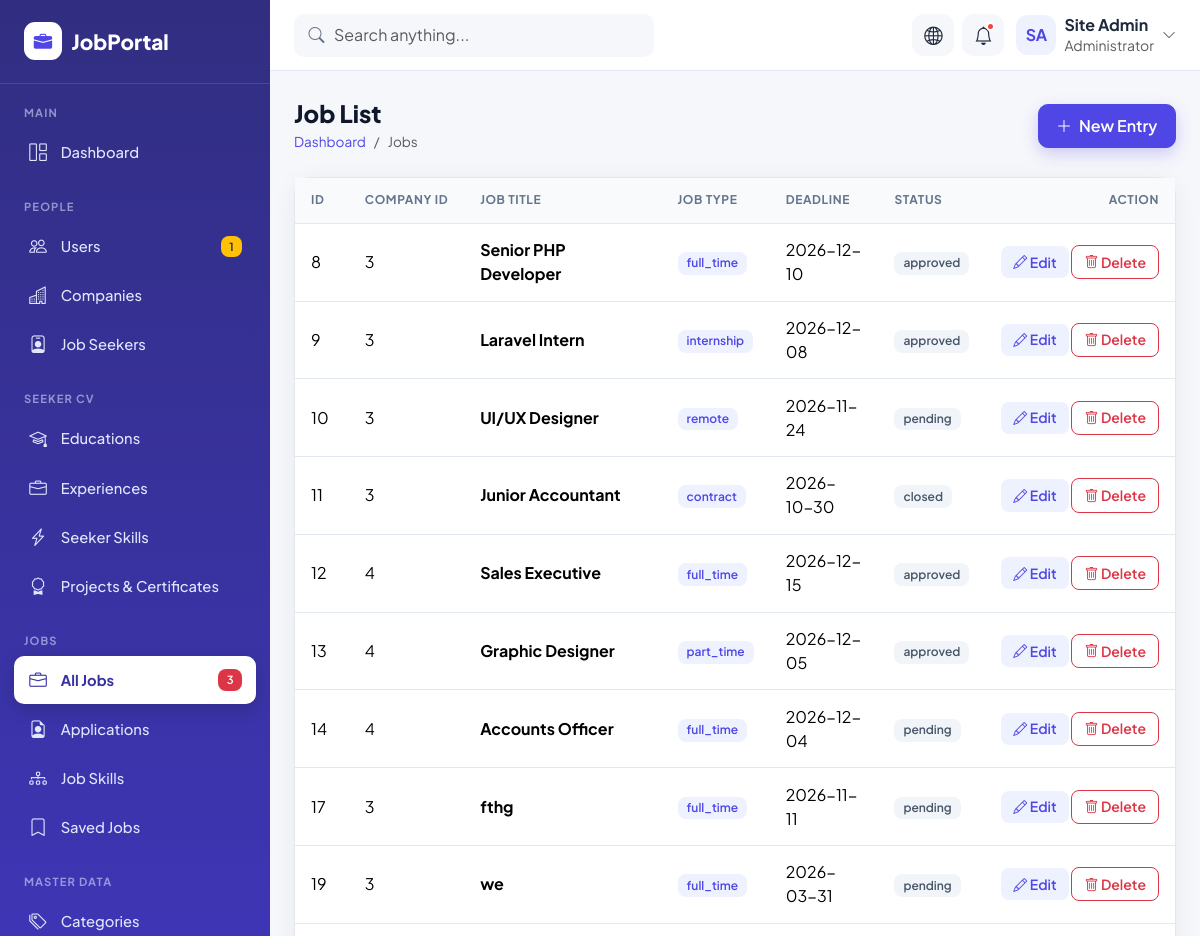
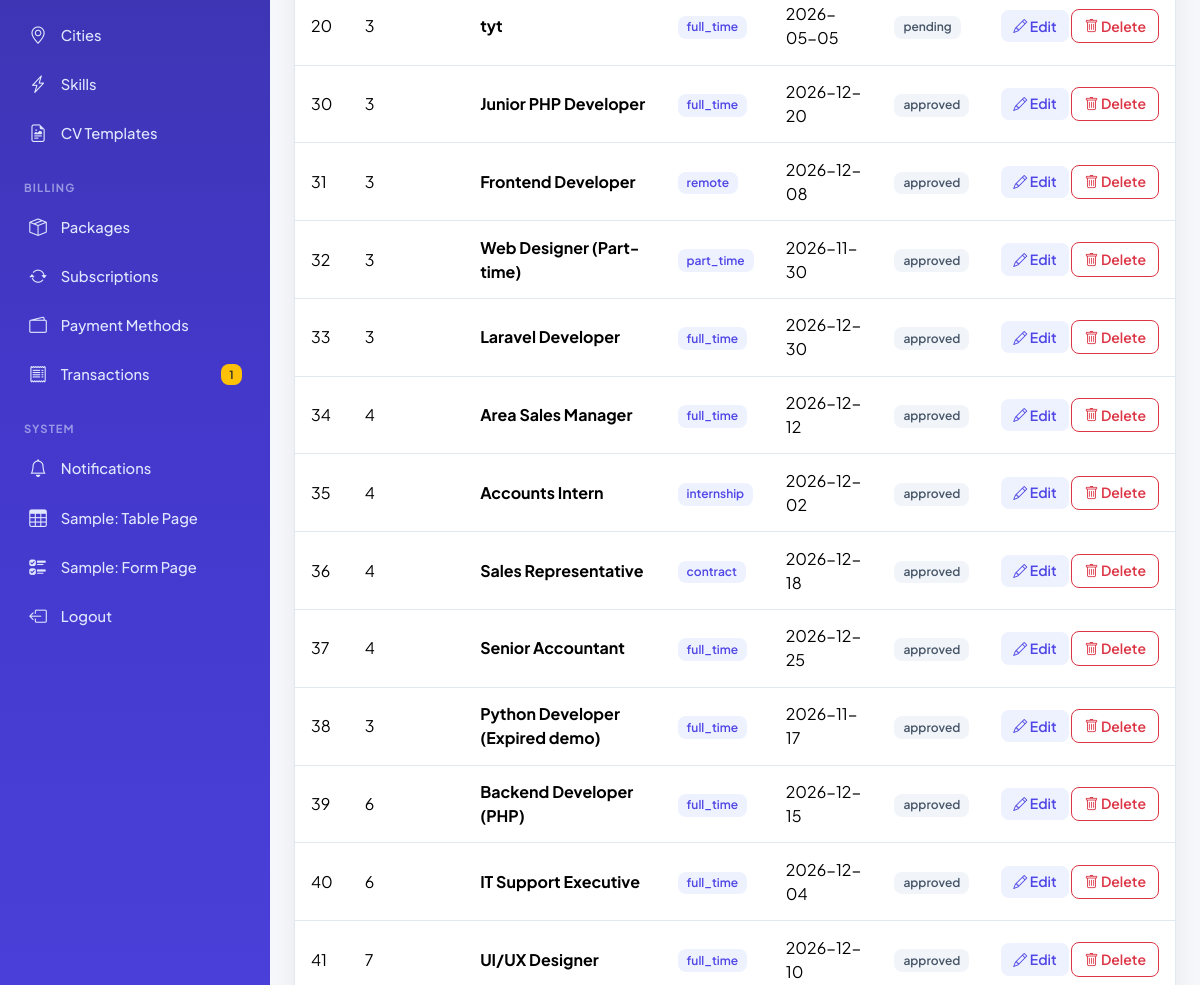
The app's page /jobs_portal/crud/jobs/index.php (upper part), older data (2 pictures, top to bottom).
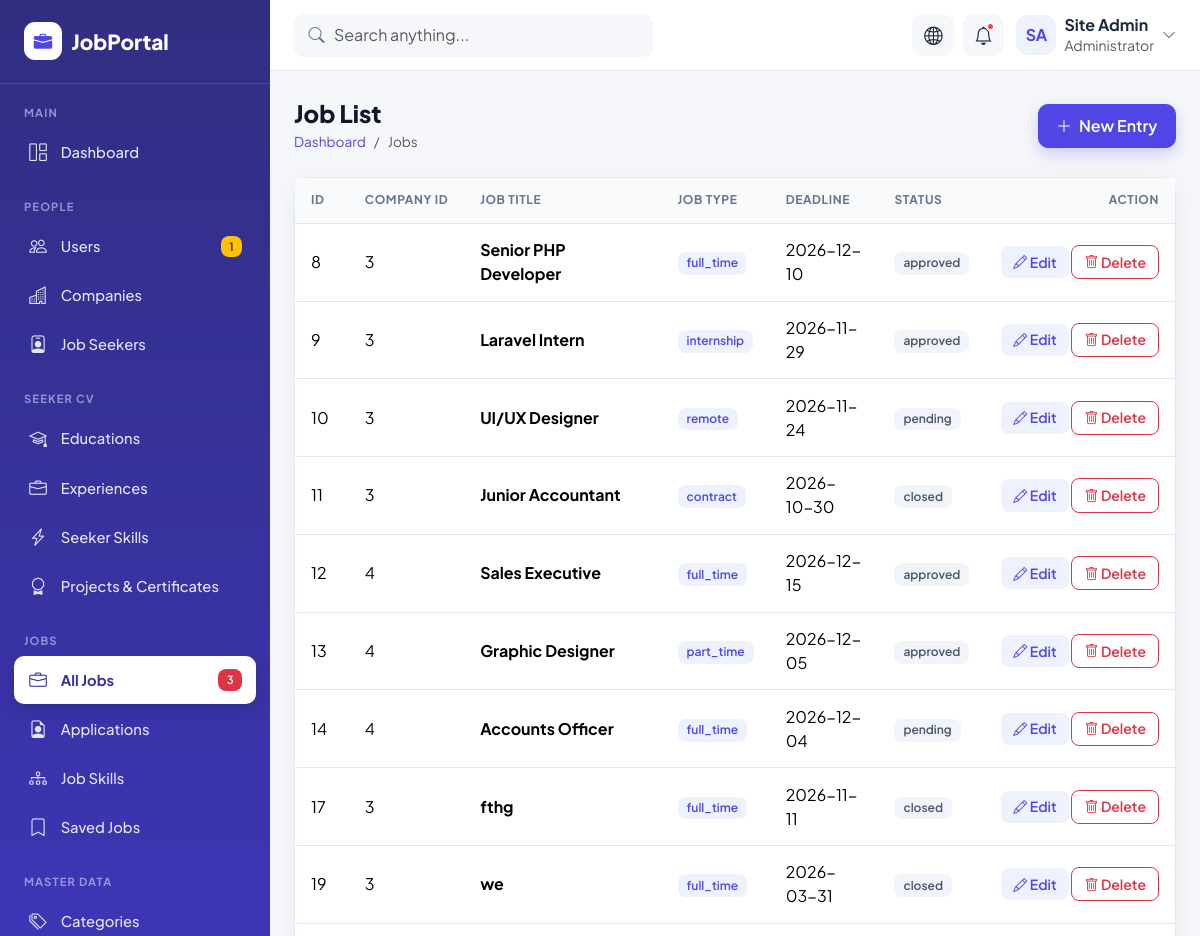
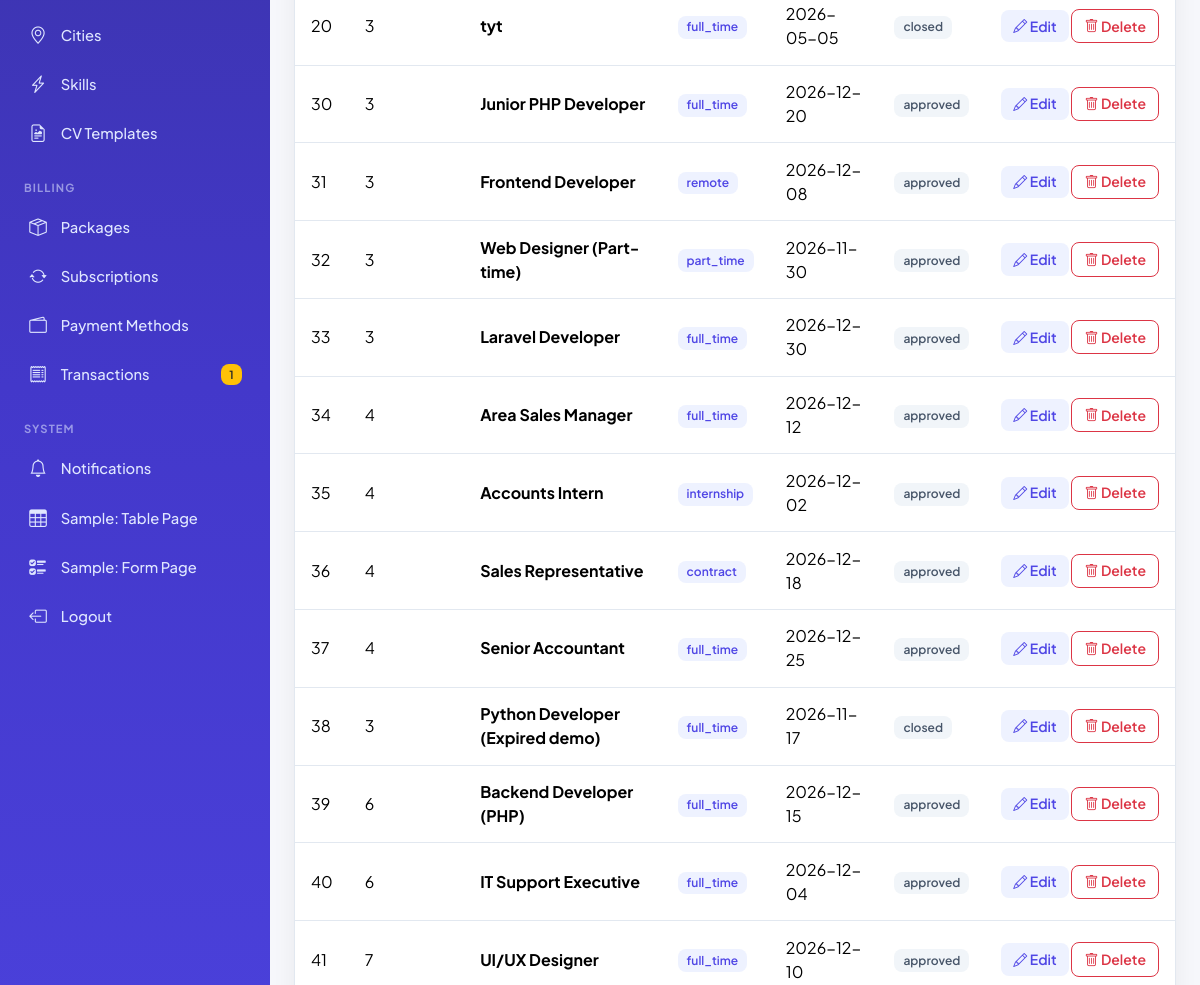
The same page, newer data (2 pictures, top to bottom).
### tables this page shows
CREATE TABLE `jobs` (
  `id` int UNSIGNED NOT NULL,
  `company_id` int UNSIGNED NOT NULL,
  `category_id` int UNSIGNED DEFAULT NULL,
  `city_id` int UNSIGNED DEFAULT NULL,
  `subscription_id` int UNSIGNED DEFAULT NULL,
  `title` varchar(150) NOT NULL,
  `slug` varchar(180) NOT NULL,
  `job_type` enum('full_time','part_time','contract','internship','remote') NOT NULL DEFAULT 'full_time',
  `salary_min` decimal(10,2) DEFAULT NULL,
  `salary_max` decimal(10,2) DEFAULT NULL,
  `description` text,
  `deadline` date NOT NULL,
  `status` enum('pending','approved','rejected','closed') NOT NULL DEFAULT 'pending',
  `is_featured` tinyint(1) NOT NULL DEFAULT '0'
);

### jobs_portal/crud/jobs/index.php (the view, shortened to what the changed rows need)
<?php include_once("../../config/dbconfig.php"); ?>
<!DOCTYPE html>
<html lang="en">
<head>
  <link href="https://cdn.jsdelivr.net/npm/bootstrap@5.3.3/dist/css/bootstrap.min.css" rel="stylesheet">
  <link href="https://cdn.jsdelivr.net/npm/bootstrap-icons@1.11.3/font/bootstrap-icons.min.css" rel="stylesheet">
  <link href="../../assets/css/style.css" rel="stylesheet">
</head>
<body class="dash-body">
<div class="dash-wrapper">
  <div class="dash-main">
    <main class="dash-content">
      <div class="d-flex flex-wrap justify-content-between align-items-center gap-3 mb-4 page-title">
        <div>
          <h1>Job List</h1>
        </div>
      </div>
      <?php
      $rawData = $conn->query("SELECT * FROM jobs");
      ?>
      <div class="card-jp">
        <div class="table-responsive">
          <table class="table table-jp">
            <thead>
              <tr>
                <th>ID</th>
                <th>Company ID</th>
                <th>Job Title</th>
                <th>Job Type</th>
                <th>Deadline</th>
                <th>Status</th>
                <th class="text-end">Action</th>
              </tr>
            </thead>
            <tbody>
            <?php
            while($row = $rawData->fetch_assoc()){
            ?>
              <tr>
                <td><?php echo $row['id']; ?></td>
                <td><?php echo $row['company_id']; ?></td>
                <td><strong><?php echo $row['title']; ?></strong></td>
                <td><span class="badge badge-soft-primary"><?php echo $row['job_type']; ?></span></td>
                <td><?php echo $row['deadline']; ?></td>
                <td><span class="badge badge-soft-secondary"><?php echo $row['status']; ?></span></td>
                <td class="text-end text-nowrap">
                  <a class="btn btn-sm btn-soft-primary" href="edit.php?id=<?php echo $row['id']; ?>"><i class="bi bi-pencil"></i> Edit</a>
                  <a onclick="return confirm('Are you sure to delete')"
                  class="btn btn-sm btn-outline-danger" href="delete.php?id=<?php echo $row['id']; ?>"><i class="bi bi-trash"></i> Delete</a>
                </td>
              </tr>
            <?php
            }
            ?>
            </tbody>
          </table>
        </div>
      </div>
    </main>
  </div>
</div>
</body>
</html>

Row changes from the older to the newer data that the page shows:
changed jobs "Laravel Intern": deadline "2026-12-08" → "2026-11-29"
changed jobs "fthg": status "pending" → "closed"
changed jobs "we": status "pending" → "closed"
changed jobs "tyt": status "pending" → "closed"
changed jobs "Python Developer (Expired demo)": status "approved" → "closed"
